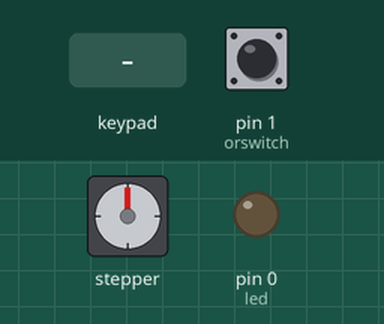
Simulated run of this sketch. Board: Arduino Uno, built with avr-gcc and run on an emulated ATmega328P. Shown: stepper motor, output pins drawn as LEDs (lit = HIGH). The test bench sets the inputs (shaded band); at power-on: pin 1 (orswitch) LOW. Stepper angles assume 2048 steps per turn.

Above: at 8.0 s.
8.1 s: pin 1 (orswitch) pulled HIGH for 0.15 s
At 8.87 s:
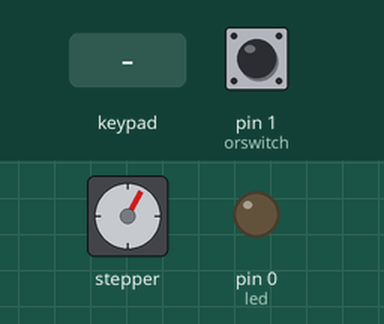
11.2 s: key '#' pressed
14.2 s: pin 1 (orswitch) pulled HIGH for 1 s
At 15.35 s:
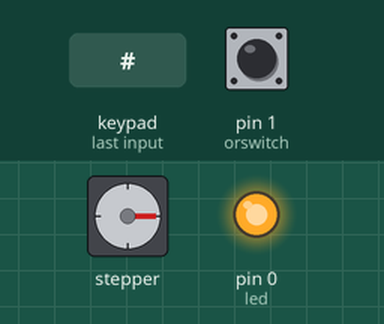
18.2 s: pin 1 (orswitch) pulled HIGH for 3.2 s
At 19.27 s:
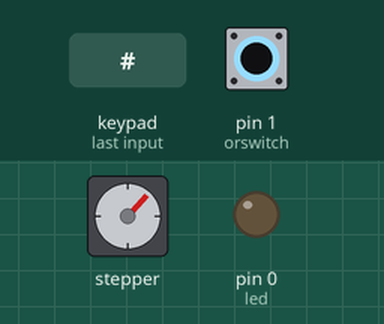
Timing chart, 0 to 23.9 s (numbered marks = the images above; inputs shaded):
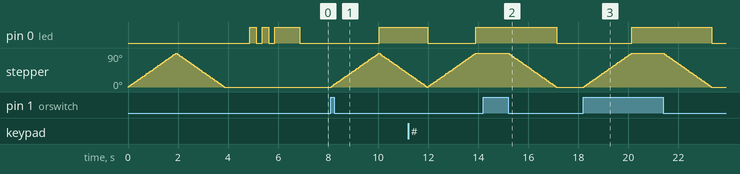

The sketch:

KAD_V1.1.ino
```cpp
//Keypad Activated Door
//by Ryan Payne
//Version 1.1
//Added multiple settings for unlocking system
//A indeffinite unlock
//B Unlock for 1 second
//C Unlock for 10 seconds
//* Final key

#include <Keypad.h>
#include <Stepper.h>

#define STEPS 32

const int oneRev = 2048;
const int lockturn = 512;
const int unlockturn = -512;

int buttonState  = 0;

const byte ROWS = 4;
const byte COLS = 4;

char hexaKeys[ROWS][COLS] = {
  {'1', '2', '3', 'A'},
  {'4', '5', '6', 'B'},
  {'7', '8', '9', 'C'},
  {'*', '0', '#', 'D'}
};

char keyPressed;
char code[] = {'1', '1', '2', '3', '5', '8'};

char code_buff1[sizeof(code)];
char code_buff2[sizeof(code)];

boolean doorLocked = false;

short a, i, s, j = 0;

byte rowPins[ROWS] = {9, 8, 7, 6};
byte colPins[COLS] = {5, 4, 3, 2};

const byte led = 0;
const byte orswitch = 1;

Stepper stepper(STEPS, 10, 12, 11, 13);

Keypad customKeypad = Keypad(makeKeymap(hexaKeys), rowPins, colPins, ROWS, COLS);

void setup() {
  pinMode(orswitch, INPUT);
  pinMode(led, OUTPUT);

  stepper.setSpeed(500);

  stepper.step(lockturn);
  stepper.step(unlockturn);

  delay(1000);
  blinkled();
  dropPins();
}

void loop() {
  keyPressed = customKeypad.getKey();
  buttonState = digitalRead(orswitch);

  if (keyPressed == 'A') {
    GetCode();
    if (a == sizeof(code)) {
      OpenDoor();
    }
    delay(2000);
  } if (keyPressed == 'B') {
    GetCode();
    if (a == sizeof(code)) {
      OpenDoor();
      delay(1000);
      CloseDoor();
    }
    delay(2000);
  } if (keyPressed == 'C') {
    GetCode();
    if (a == sizeof(code)) {
      OpenDoor();
      delay(10000);
      CloseDoor();
    }
    delay(2000);
  } else if (!doorLocked && keyPressed == '#') {
    CloseDoor();
  }

  if (buttonState == HIGH) {
    overRide();
  }
}

void GetCode() {
  i = 0;
  a = 0;

  while (keyPressed != '*') {
    keyPressed = customKeypad.getKey();
    if (keyPressed != NO_KEY && keyPressed != '*') {
      //Serial.println('*');
      if (keyPressed == code[i] && i < sizeof(code)) {
        a++;
        i++;
      } else {
        a--;
      }
    }
  }
  keyPressed = NO_KEY;
}

void OpenDoor() {
  //Serial.println("Welcome");
  if (doorLocked) {
    doorLocked = false;
    stepper.step(unlockturn);
    digitalWrite(led, LOW);
    dropPins();
  }
}

void CloseDoor() {
  if (!doorLocked) {
    //Serial.println("Door is Locked");
    doorLocked = true;
    stepper.step(lockturn);
    digitalWrite(led, HIGH);
    dropPins();
  }
}

void overRide() {
  while (buttonState == HIGH) {
    CloseDoor();
    buttonState = digitalRead(orswitch);
  }
  OpenDoor();
}

void dropPins() {
  digitalWrite(10, LOW);
  digitalWrite(11, LOW);
  digitalWrite(12, LOW);
  digitalWrite(13, LOW);
}

void blinkled() {
  digitalWrite(led, HIGH);
  delay(250);
  digitalWrite(led, LOW);
  delay(250);
  digitalWrite(led, HIGH);
  delay(250);
  digitalWrite(led, LOW);
  delay(250);
  digitalWrite(led, HIGH);
  delay(1000);
  digitalWrite(led, LOW);
}
```

Measured:
- after the input at 8.1 s, pin 0 (led): LOW → HIGH after 1.9 s; stepper: turns 89° clockwise in 1.9 s, then 53° counter-clockwise in 1.1 s
- after the input at 14.2 s, pin 0 (led): HIGH → LOW after 2.9 s; stepper: turns 90° counter-clockwise in 1.9 s, starting after 1.0 s
- after the input at 18.2 s, pin 0 (led): LOW → HIGH after 1.9 s, → LOW 3.2 s later; stepper: turns 90° clockwise in 1.9 s, then 90° counter-clockwise in 1.9 s
